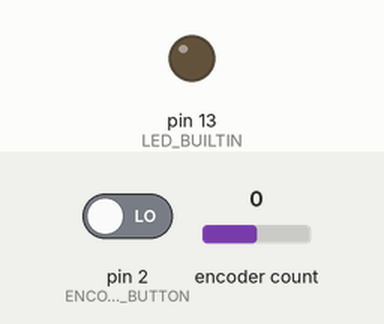
Simulated run of this sketch. Board: Arduino Uno, built with avr-gcc and run on an emulated ATmega328P. Shown: output pins drawn as LEDs (lit = HIGH). The test bench sets the inputs (shaded band); at power-on: pin 2 (ENCODER_PIN_BUTTON) LOW, encoder count 0. What the sketch prints to the serial monitor is not drawn.

Above: at 1.2 s.
1.3 s: pin 2 (ENCODER_PIN_BUTTON) driven HIGH
At 1.9 s:
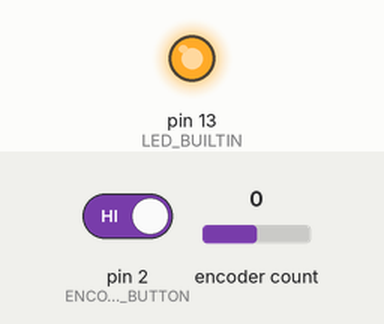
2.8 s: pin 2 (ENCODER_PIN_BUTTON) driven LOW
At 3.1 s:
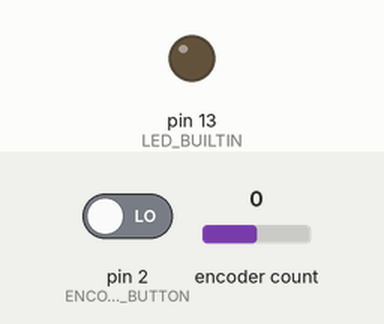
Timing chart, 0 to 5.8 s (numbered marks = the images above; inputs shaded):
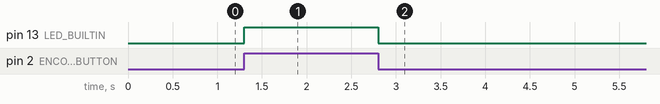

The sketch:

octopus-rotary-encoder.ino
```cpp
// (licence header left out)
#include <Encoder.h>

#define ENCODER_PIN_A 14
#define ENCODER_PIN_B 12
#define ENCODER_PIN_BUTTON 2

Encoder encoder(ENCODER_PIN_A, ENCODER_PIN_B);

long oldPosition  = -1;

// The setup function runs once when you press reset or power the board
void setup() {
  Serial.begin(115200);
  while (!Serial) {
    // Wait for serial port to connect. Needed for native USB
    delay(100);
  }
  Serial.println(F("Basic Encoder Test:"));

  // Initialize digital pin LED_BUILTIN as an output.
  pinMode(LED_BUILTIN, OUTPUT);

  // Push button functionality
  pinMode(ENCODER_PIN_BUTTON, INPUT);
}

// The loop function runs over and over again forever
void loop() {

  if(digitalRead(ENCODER_PIN_BUTTON) == HIGH) {
    digitalWrite(LED_BUILTIN, HIGH);
  } else {
    digitalWrite(LED_BUILTIN, LOW);
    encoder.write(0); // Reset to zero
  }

  long newPosition = encoder.read();
  if (newPosition != oldPosition) {
    oldPosition = newPosition;
    Serial.println(newPosition);
  }
}
```

Measured:
- after the input at 1.3 s, pin 13 (LED_BUILTIN): LOW → HIGH at once
- after the input at 2.8 s, pin 13 (LED_BUILTIN): HIGH → LOW at once
